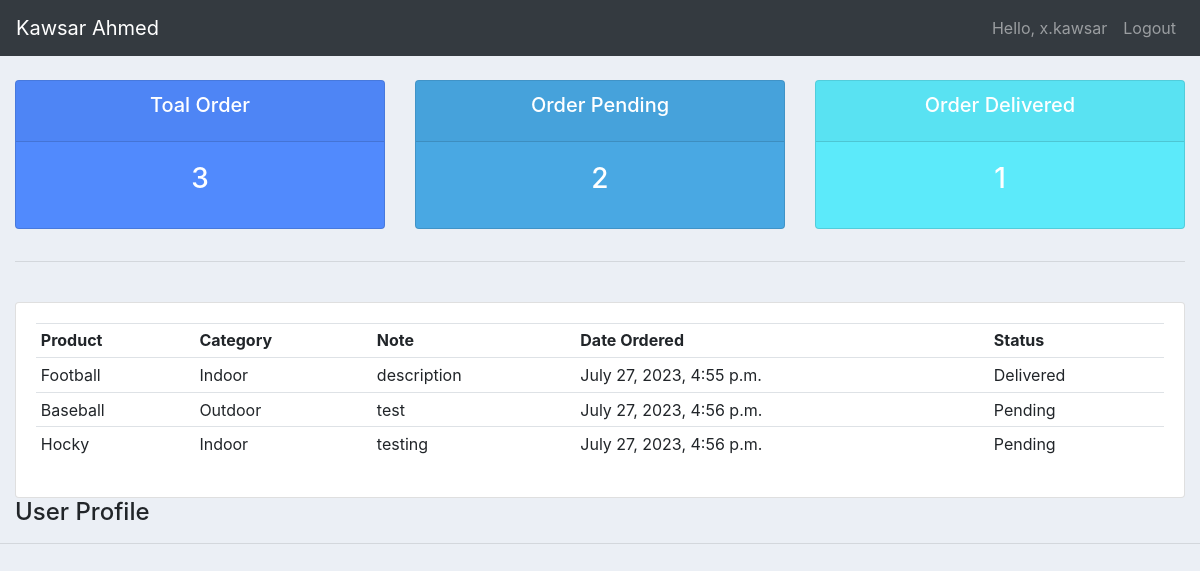
/user/ (signed in), run on the app's committed database.
### myapp/models.py (models this page shows, shortened)
class Order(models.Model):
    STATUS      = (
                ('Delivered','Delivered'),
                ('Pending','Pending'),
                ('Out For Delivery','Out For Delivery'),
            )
    customer     = models.ForeignKey(Customer, null=True, on_delete=models.SET_NULL)
    product      =  models.ForeignKey(Product, null=True, on_delete=models.SET_NULL)
    status       = models.CharField(max_length=500, null=True, choices=STATUS)
    note         = models.CharField(max_length=5000, null=True)
    date_created = models.DateTimeField(auto_now_add=True, null=True)

class Product(models.Model):
    CATEGORY = (
        ('Indoor', 'Indoor'),
        ('Outdoor', 'Outdoor'),
    )
    name         = models.CharField(max_length=20, null=True)
    price        = models.FloatField(max_length=4, null=True)
    category     = models.CharField(max_length=500, null=True, choices=CATEGORY)
    description  = models.CharField(max_length=300, null=True, blank=True)
    date_created = models.DateTimeField(auto_now_add=True, null=True)
    tags         = models.ManyToManyField(Tag)

### myapp/decorators.py (the view)
        def wrapper_func(request, *args, **kwargs):
            group = None
            if request.user.groups.exists():
                group = request.user.groups.all()[0].name
            if group in allowed_roles:
                return view_func(request, *args, **kwargs)
            else:
                return render(request, 'accounts/notallow.html')

### myapp/views.py (called while the page is built)
@allowerd_users(allowed_roles=['customer'])
def userPage(request):
    orders = request.user.customer.order_set.all()
    total_orders = orders.count()
    delivered = orders.filter(status='Delivered').count()
    pending   = orders.filter(status='Pending').count()
    context = {
        'orders':orders,
        'total_orders':total_orders,
        'delivered':delivered,
        'pending':pending,
        }
    return render(request, 'accounts/user.html', context)

### templates/accounts/user.html (shortened to what this page needs)
{% extends 'base.html' %}
{% block body %}
{% include 'accounts/status.html' %}
<hr>
<br>
<div class="row">
    <div class="col-md">
        <div class="card card-body">
            <table class="table table-sm">
                <tr>
                    <th>Product</th>
                    <th>Category</th>
                    <th>Note</th>
                    <th>Date Ordered</th>
                    <th>Status</th>
                </tr>
                {% for order in orders %}
                <tr>
                    <td>{{ order.product.name }}</td>
                    <td>{{ order.product.category }}</td>
                    <td>{{ order.note }}</td>
                    <td>{{ order.date_created }}</td>
                    <td>{{ order.status }}</td>
                </tr>
                {% endfor %}
            </table>
        </div>
    </div>
</div>
<h4>User Profile</h4>
{% endblock %}

### templates/navbar.html (shortened to what this page needs)
<nav class="navbar navbar-expand-lg navbar-dark bg-dark">
    <a class="navbar-brand" href="{% url 'dashboard' %}">Kawsar Ahmed</a>
    <div class="collapse navbar-collapse" id="navbarSupportedContent">
      <ul class="navbar-nav ml-auto">
        {% if request.user.is_authenticated %}
        <li class="nav-item">
          <span class="nav-link">Hello, {{ request.user }}</span>
        </li>
        <li class="nav-item">
          <a class="nav-link" href="{% url 'logout' %}">Logout</a>
        </li>
        {% endif %}
    </div>
  </nav>

### static/css/main.css (style rules this page uses)
body { background-color: #ebeff5; }

### data on the page
Order: product.name "Football", product.category "Indoor", note "description", date_created "July 27, 2023, 4:55 p.m.", status "Delivered"
Order: product.name "Baseball", product.category "Outdoor", note "test", date_created "July 27, 2023, 4:56 p.m.", status "Pending"
Order: product.name "Hocky", product.category "Indoor", note "testing", date_created "July 27, 2023, 4:56 p.m.", status "Pending"

### other printed values
{{ request.user }} "x.kawsar"
{{ total_orders }} "3"
{{ pending }} "2"
{{ delivered }} "1"
